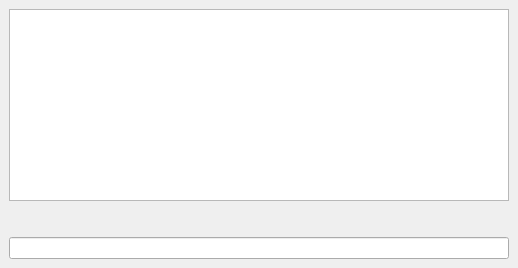
  <widget class="QDockWidget" name="dockOutput" >
   <property name="windowIcon" >
    <iconset resource="ui_resource.qrc" >:/icons/icons/22x22-gartoon/chat.png</iconset>
   </property>
   <property name="allowedAreas" >
    <set>Qt::AllDockWidgetAreas</set>
   </property>
   <property name="windowTitle" >
    <string>Output</string>
   </property>
   <attribute name="dockWidgetArea" >
    <number>2</number>
   </attribute>
   <widget class="QWidget" name="dockWidgetContents" >
    <layout class="QVBoxLayout" >
     <property name="margin" >
      <number>9</number>
     </property>
     <property name="spacing" >
      <number>6</number>
     </property>
     <item>
      <widget class="QTextEdit" name="textOutput" >
       <property name="sizePolicy" >
        <sizepolicy>
         <hsizetype>1</hsizetype>
         <vsizetype>7</vsizetype>
         <horstretch>0</horstretch>
         <verstretch>0</verstretch>
        </sizepolicy>
       </property>
       <property name="minimumSize" >
        <size>
         <width>500</width>
         <height>0</height>
        </size>
       </property>
       <property name="font" >
        <font>
         <family>Lucida Console</family>
         <pointsize>8</pointsize>
         <weight>50</weight>
         <italic>false</italic>
         <bold>false</bold>
         <underline>false</underline>
         <strikeout>false</strikeout>
        </font>
       </property>
       <property name="undoRedoEnabled" >
        <bool>false</bool>
       </property>
       <property name="readOnly" >
        <bool>true</bool>
       </property>
       <property name="html" >
        <string>&lt;html>&lt;head>&lt;meta name="qrichtext" content="1" />&lt;/head>&lt;body style=" white-space: pre-wrap; font-family:Lucida Console; font-size:8pt; font-weight:400; font-style:normal; text-decoration:none;">&lt;p style="-qt-paragraph-type:empty; margin-top:0px; margin-bottom:0px; margin-left:0px; margin-right:0px; -qt-block-indent:0; text-indent:0px;">&lt;/p>&lt;/body>&lt;/html></string>
       </property>
       <property name="acceptRichText" >
        <bool>false</bool>
       </property>
      </widget>
     </item>
     <item>
      <layout class="QHBoxLayout" >
       <property name="margin" >
        <number>0</number>
       </property>
       <property name="spacing" >
        <number>6</number>
       </property>
       <item>
        <widget class="QLabel" name="textInputSymbol" >
         <property name="sizePolicy" >
          <sizepolicy>
           <hsizetype>5</hsizetype>
           <vsizetype>0</vsizetype>
           <horstretch>0</horstretch>
           <verstretch>0</verstretch>
          </sizepolicy>
         </property>
         <property name="minimumSize" >
          <size>
           <width>0</width>
           <height>24</height>
          </size>
         </property>
         <property name="text" >
          <string/>
         </property>
         <property name="pixmap" >
          <pixmap/>
         </property>
        </widget>
       </item>
       <item>
        <widget class="QLabel" name="textInputMessage" >
         <property name="sizePolicy" >
          <sizepolicy>
           <hsizetype>7</hsizetype>
           <vsizetype>0</vsizetype>
           <horstretch>0</horstretch>
           <verstretch>0</verstretch>
          </sizepolicy>
         </property>
         <property name="minimumSize" >
          <size>
           <width>0</width>
           <height>24</height>
          </size>
         </property>
         <property name="baseSize" >
          <size>
           <width>0</width>
           <height>24</height>
          </size>
         </property>
         <property name="font" >
          <font>
           <family>MS Shell Dlg 2</family>
           <pointsize>10</pointsize>
           <weight>75</weight>
           <italic>false</italic>
           <bold>true</bold>
           <underline>false</underline>
           <strikeout>false</strikeout>
          </font>
         </property>
         <property name="text" >
          <string/>
         </property>
        </widget>
       </item>
      </layout>
     </item>
     <item>
      <widget class="QLineEdit" name="textInput" >
       <property name="enabled" >
        <bool>true</bool>
       </property>
      </widget>
     </item>
    </layout>
   </widget>
  </widget>
